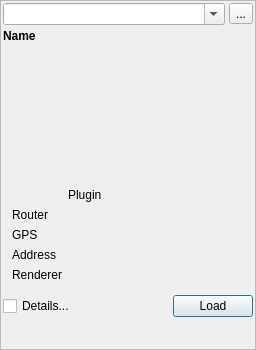
<?xml version="1.0" encoding="UTF-8"?>
<ui version="4.0">
 <class>MapDataWidget</class>
 <widget class="QDialog" name="MapDataWidget">
  <property name="geometry">
   <rect>
    <x>0</x>
    <y>0</y>
    <width>256</width>
    <height>350</height>
   </rect>
  </property>
  <property name="windowTitle">
   <string>Map Data</string>
  </property>
  <layout class="QVBoxLayout" name="verticalLayout">
   <property name="spacing">
    <number>0</number>
   </property>
   <property name="margin">
    <number>0</number>
   </property>
   <item>
    <widget class="QScrollArea" name="scrollArea">
     <property name="widgetResizable">
      <bool>true</bool>
     </property>
     <widget class="QWidget" name="scrollAreaWidgetContents">
      <property name="geometry">
       <rect>
        <x>0</x>
        <y>0</y>
        <width>254</width>
        <height>338</height>
       </rect>
      </property>
      <property name="sizePolicy">
       <sizepolicy hsizetype="Preferred" vsizetype="Maximum">
        <horstretch>0</horstretch>
        <verstretch>0</verstretch>
       </sizepolicy>
      </property>
      <layout class="QVBoxLayout" name="verticalLayout_4">
       <property name="spacing">
        <number>4</number>
       </property>
       <property name="margin">
        <number>2</number>
       </property>
       <item>
        <layout class="QHBoxLayout" name="horizontalLayout">
         <item>
          <widget class="QComboBox" name="directory">
           <property name="editable">
            <bool>true</bool>
           </property>
          </widget>
         </item>
         <item>
          <widget class="QToolButton" name="browse">
           <property name="text">
            <string>...</string>
           </property>
          </widget>
         </item>
        </layout>
       </item>
       <item>
        <widget class="QWidget" name="details" native="true">
         <layout class="QVBoxLayout" name="verticalLayout_3">
          <property name="spacing">
           <number>4</number>
          </property>
          <property name="margin">
           <number>0</number>
          </property>
          <item>
           <widget class="QLabel" name="name">
            <property name="font">
             <font>
              <weight>75</weight>
              <bold>true</bold>
             </font>
            </property>
            <property name="text">
             <string>Name</string>
            </property>
           </widget>
          </item>
          <item>
           <layout class="QHBoxLayout" name="horizontalLayout_2">
            <item>
             <layout class="QVBoxLayout" name="verticalLayout_2">
              <item>
               <widget class="QLabel" name="description">
                <property name="text">
                 <string/>
                </property>
                <property name="wordWrap">
                 <bool>true</bool>
                </property>
               </widget>
              </item>
             </layout>
            </item>
            <item>
             <widget class="QLabel" name="image">
              <property name="sizePolicy">
               <sizepolicy hsizetype="Fixed" vsizetype="Fixed">
                <horstretch>0</horstretch>
                <verstretch>0</verstretch>
               </sizepolicy>
              </property>
              <property name="minimumSize">
               <size>
                <width>128</width>
                <height>128</height>
               </size>
              </property>
              <property name="maximumSize">
               <size>
                <width>128</width>
                <height>128</height>
               </size>
              </property>
              <property name="text">
               <string/>
              </property>
             </widget>
            </item>
           </layout>
          </item>
          <item>
           <widget class="QWidget" name="table" native="true">
            <layout class="QGridLayout" name="gridLayout">
             <item row="0" column="1">
              <widget class="QLabel" name="label_15">
               <property name="text">
                <string>Plugin</string>
               </property>
              </widget>
             </item>
             <item row="0" column="2">
              <widget class="QLabel" name="label_16">
               <property name="text">
                <string/>
               </property>
              </widget>
             </item>
             <item row="1" column="0">
              <widget class="QLabel" name="label_3">
               <property name="text">
                <string>Router</string>
               </property>
              </widget>
             </item>
             <item row="1" column="1">
              <widget class="QLabel" name="routerName">
               <property name="font">
                <font>
                 <weight>75</weight>
                 <bold>true</bold>
                </font>
               </property>
               <property name="text">
                <string/>
               </property>
              </widget>
             </item>
             <item row="1" column="2">
              <widget class="QLabel" name="routerFileFormatVersion">
               <property name="font">
                <font>
                 <weight>75</weight>
                 <bold>true</bold>
                </font>
               </property>
               <property name="text">
                <string/>
               </property>
               <property name="alignment">
                <set>Qt::AlignRight|Qt::AlignTrailing|Qt::AlignVCenter</set>
               </property>
              </widget>
             </item>
             <item row="2" column="0">
              <widget class="QLabel" name="label_5">
               <property name="text">
                <string>GPS</string>
               </property>
              </widget>
             </item>
             <item row="2" column="1">
              <widget class="QLabel" name="gpsLookupName">
               <property name="font">
                <font>
                 <weight>75</weight>
                 <bold>true</bold>
                </font>
               </property>
               <property name="text">
                <string/>
               </property>
              </widget>
             </item>
             <item row="2" column="2">
              <widget class="QLabel" name="gpsLookupFileFormatVersion">
               <property name="font">
                <font>
                 <weight>75</weight>
                 <bold>true</bold>
                </font>
               </property>
               <property name="text">
                <string/>
               </property>
               <property name="alignment">
                <set>Qt::AlignRight|Qt::AlignTrailing|Qt::AlignVCenter</set>
               </property>
              </widget>
             </item>
             <item row="3" column="0">
              <widget class="QLabel" name="label_6">
               <property name="text">
                <string>Address</string>
               </property>
              </widget>
             </item>
             <item row="3" column="1">
              <widget class="QLabel" name="addressLookupName">
               <property name="font">
                <font>
                 <weight>75</weight>
                 <bold>true</bold>
                </font>
               </property>
               <property name="text">
                <string/>
               </property>
              </widget>
             </item>
             <item row="3" column="2">
              <widget class="QLabel" name="addressLookupFileFormatVersion">
               <property name="font">
                <font>
                 <weight>75</weight>
                 <bold>true</bold>
                </font>
               </property>
               <property name="text">
                <string/>
               </property>
               <property name="alignment">
                <set>Qt::AlignRight|Qt::AlignTrailing|Qt::AlignVCenter</set>
               </property>
              </widget>
             </item>
             <item row="4" column="0">
              <widget class="QLabel" name="label_4">
               <property name="text">
                <string>Renderer</string>
               </property>
              </widget>
             </item>
             <item row="4" column="1">
              <widget class="QLabel" name="rendererName">
               <property name="font">
                <font>
                 <weight>75</weight>
                 <bold>true</bold>
                </font>
               </property>
               <property name="text">
                <string/>
               </property>
              </widget>
             </item>
             <item row="4" column="2">
              <widget class="QLabel" name="rendererFileFormatVersion">
               <property name="font">
                <font>
                 <weight>75</weight>
                 <bold>true</bold>
                </font>
               </property>
               <property name="text">
                <string/>
               </property>
               <property name="alignment">
                <set>Qt::AlignRight|Qt::AlignTrailing|Qt::AlignVCenter</set>
               </property>
              </widget>
             </item>
             <item row="2" column="3">
              <spacer name="horizontalSpacer_2">
               <property name="orientation">
                <enum>Qt::Horizontal</enum>
               </property>
               <property name="sizeHint" stdset="0">
                <size>
                 <width>1</width>
                 <height>1</height>
                </size>
               </property>
              </spacer>
             </item>
            </layout>
           </widget>
          </item>
         </layout>
        </widget>
       </item>
       <item>
        <layout class="QHBoxLayout" name="horizontalLayout_3">
         <item>
          <widget class="QCheckBox" name="checkBox">
           <property name="text">
            <string>Details...</string>
           </property>
          </widget>
         </item>
         <item>
          <spacer name="horizontalSpacer">
           <property name="orientation">
            <enum>Qt::Horizontal</enum>
           </property>
           <property name="sizeHint" stdset="0">
            <size>
             <width>1</width>
             <height>1</height>
            </size>
           </property>
          </spacer>
         </item>
         <item>
          <widget class="QPushButton" name="load">
           <property name="text">
            <string>Load</string>
           </property>
          </widget>
         </item>
        </layout>
       </item>
      </layout>
     </widget>
    </widget>
   </item>
  </layout>
 </widget>
 <resources/>
 <connections>
  <connection>
   <sender>checkBox</sender>
   <signal>toggled(bool)</signal>
   <receiver>table</receiver>
   <slot>setVisible(bool)</slot>
   <hints>
    <hint type="sourcelabel">
     <x>56</x>
     <y>193</y>
    </hint>
    <hint type="destinationlabel">
     <x>68</x>
     <y>211</y>
    </hint>
   </hints>
  </connection>
 </connections>
</ui>
